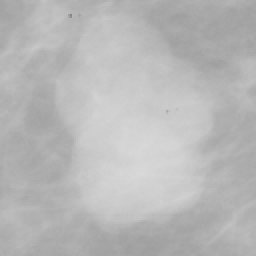
#> input picture Computer Vision Libraries/original.png, 128 x 128 px (shown 2 times larger)
$ python noise2.py
#> lines starting #> are read from the running program, lines starting #| are printed output that depends on the picture
import numpy as np
import imageio as io
import matplotlib.pyplot as plt
import cv2 as cv
import random
from skimage.util import random_noise

# [41 lines of commented-out code are left out]
img=cv.imread('original.png',0)
#> img is the input picture: shape (128, 128); min 134, max 217, mean 183.9
gauss=random_noise(img,mode='gaussian')
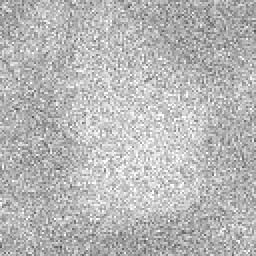
#> gauss: shape (128, 128) float64 (shown 2 times larger); min 0.272, max 1, mean 0.721
salt_pepper=random_noise(img,mode='s&p')
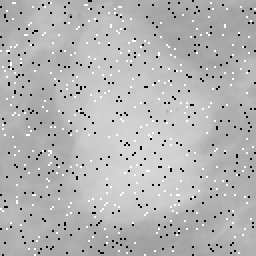
#> salt_pepper: shape (128, 128) float64 (shown 2 times larger); min 0, max 1, mean 0.708
poisson=random_noise(img,mode='poisson')
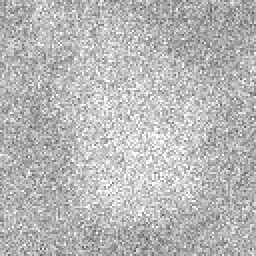
#> poisson: shape (128, 128) float64 (shown 2 times larger); min 0.328, max 1, mean 0.72
speckle=random_noise(img,mode='speckle')
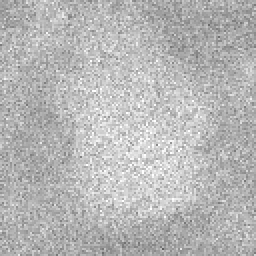
#> speckle: shape (128, 128) float64 (shown 2 times larger); min 0.376, max 1, mean 0.721

noise=np.random.normal(0,3,img.shape)
noise=noise.astype('uint8')
new_noise=img*(0.01*img*noise)
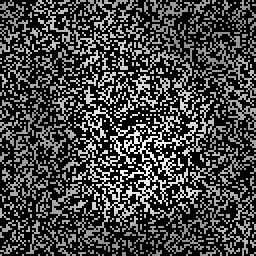
#> new_noise: shape (128, 128) float64 (shown 2 times larger); min 0, max 120077, mean 32252.3; drawn with min black and max white

plt.subplot(231), plt.axis('off'), plt.imshow(img,cmap='gray'), plt.title('Original')
plt.subplot(232), plt.axis('off'), plt.imshow(gauss,cmap='gray'), plt.title('Gaussian')
plt.subplot(233), plt.axis('off'), plt.imshow(salt_pepper,cmap='gray'), plt.title('Salt & Pepper')
plt.subplot(234), plt.axis('off'), plt.imshow(poisson,cmap='gray'), plt.title('Poisson')
plt.subplot(235), plt.axis('off'), plt.imshow(speckle,cmap='gray'), plt.title('Speckle')
plt.subplot(236), plt.axis('off'), plt.imshow(new_noise,cmap='gray'), plt.title('New Noise')

plt.show()
plt.close()
